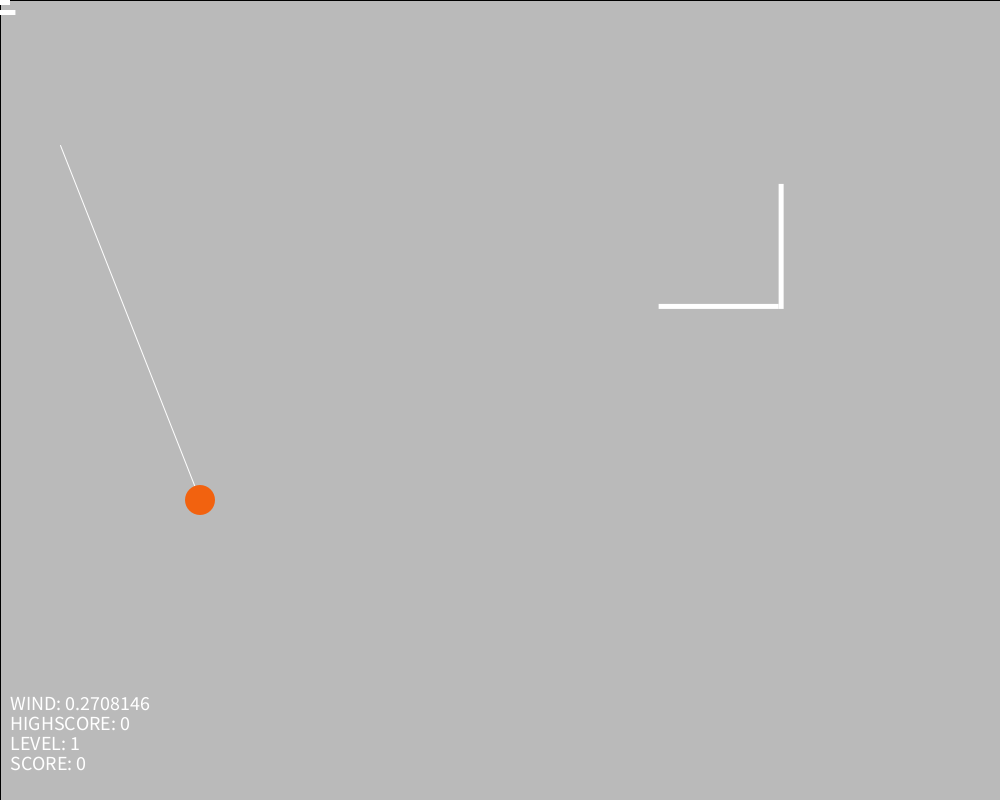
Frame 1 (no input)
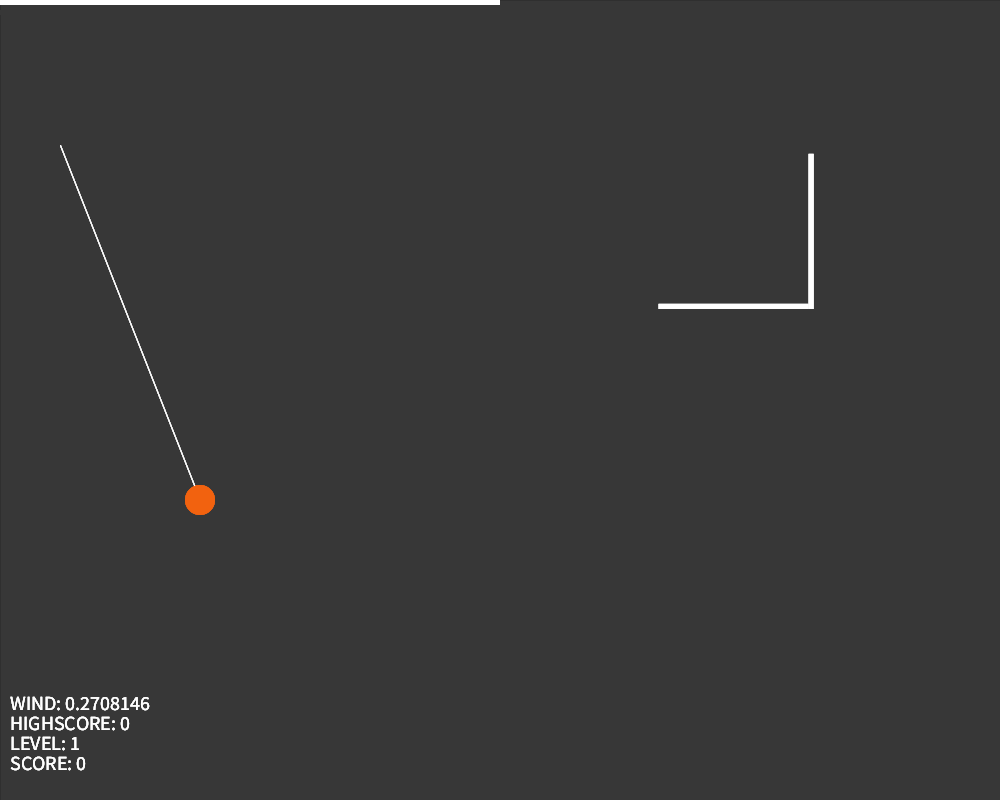
Frame 60 (the mouse pressed at the canvas centre just before this capture)
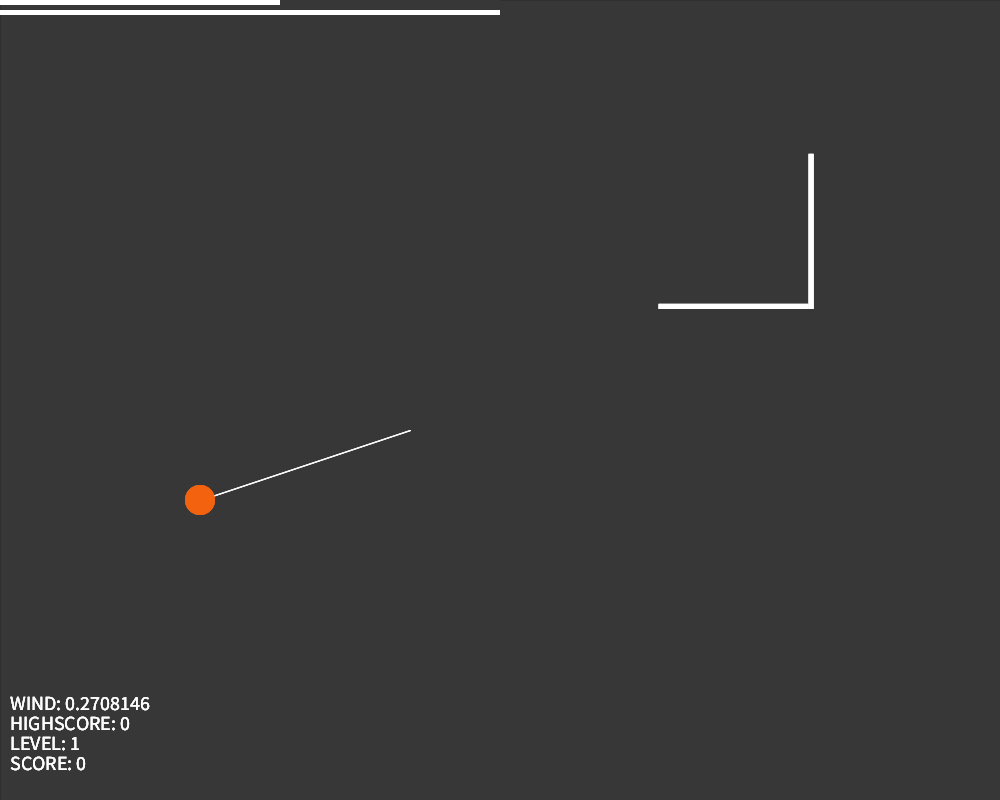
Frame 120 (the mouse held since frame 60 and released just before this capture)

The Processing sketch that drew these frames (run headless with seeded random() and noise(); from frame 60 on, the mouse is pressed at the canvas centre):

// Processing sketch: processing_105077
// ── processing_105077.pde

float xpos, ypos, xvel, yvel, accel, n, xbasket, ybasket, boardHeight,give, space, i, wind;
int value = 0, dir = 1, level, score, hiscore, ballColor, comment;
boolean falling, Shoot, backboard, windOn, unlock1, unlock2, reset, clear, lock1, lock2, lock3, cheats;
PShader blur;
void setup() {
  size (1000, 800 );
  xpos = width/5;
  ypos = height-300;
  yvel = .5;
  xvel = .5;
  accel = 2;
  falling = false;
  Shoot = false;
  xbasket = random(400, 800);
  ybasket = random(200, 600);
  backboard = false;
  give = 20;
  score = 0;
  space =  0;
  level = 2;
  hiscore = 0;
  comment = 0;
  wind = random(-.3, .3);
  windOn = true;
  unlock1 = false;
  unlock2 = false;
  ballColor = 4;
  reset = false;
  clear = false;
}

void draw() {
  fill(50,30);
  if(clear == true){
    fill(20);
    clear = false;    
  }
  rect(0,0, width, height);
  textSize(20);
  fill(255);
  if(cheats==false){
  if (comment == 1){
      text("Really, bro?", width/2, height -60);
  }

  if (comment >= 2 && comment <6){
      text("AMAZING!", width/2, height -60);
  }
  if (comment >= 6 && comment <11){
      text("BALLIN'!", width/2, height -60);
  }

  if (comment >= 11 && comment <16){
      text("C-C-C-COMBO BREAKER!", width/2, height -60);
  }
  if (comment >= 16 && comment <21){
      text("SWEET SHOT!", width/2, height -60);
  }
  if (comment >= 21 && comment <31){
      text("UNSTOPPABLE!", width/2, height -60);
  }
  if (comment >= 31 && comment <41){
      text("LET'S SEE SOME MORE!", width/2, height -60);
  }
  if (comment >= 41 && comment <51){
      text("WE GOTS A HAXOR!", width/2, height -60);
  }
  if (comment >= 51 && comment <76){
      text("DOMINATING", width/2, height -60);
  }
  }
  if (comment >= 76||cheats==true){
      fill(random(0,255),random(0,255),random(0,255));
      text("GODLIKE", width/2, height -60);
  }
  fill(255);
  if (level == 2){
    unlock1 = true;
  }
  if (level == 3){
    unlock2 = true;
  }
  boardHeight = 180 - level*30;
  n = 180 - level*30;
  if(cheats==true){
    boardHeight = 300;
    n = 300;
  }

  noStroke();
  fill(255);
  if (score > hiscore){
    hiscore = score;
  }
  textSize(20);
  if (windOn == true){
     xvel += wind;
     text("WIND: " + wind, 10, height - 90);
  }
  text("HIGHSCORE: " + hiscore, 10, height - 70);   
  text("SCORE: " + score, 10, height - 30); 
  level = score/10 + 1;
  text("LEVEL: " + level, 10, height - 50);
  rect(xbasket, ybasket, n, 5);      
  //println(score + ", " + level); 
  if (xpos >= width||ypos >= height){
     reset = true;
  }
  if (xvel > 25&&cheats==false){
    xvel = 25;
  }
  if (yvel >25&&cheats==false){
    yvel = 25;
  }
  rect(0, 0, yvel*20, 5);
  rect(0, 10, xvel*20, 5);
  rect(xbasket+n, ybasket - boardHeight, 5, boardHeight+5);
if (Shoot == false||falling==false){
  xvel = (mouseX-width/5)/7;
  yvel = (height-300 - mouseY)/7;
  stroke(255);
  line(xpos, ypos, xpos+xvel*5, ypos-yvel*5);
  noStroke();
}
if (Shoot == true||falling==true) {
  falling = true;
  if (backboard) {
    yvel -= 5 ;
    xpos -= 1.25*xvel;
    give = 40;
  }
  else {
    xpos+= xvel;
  }

  yvel -= accel;
  ypos -= yvel;
}
  if (xpos > xbasket-20 + n && xpos < xbasket + n + 30 && ypos > ybasket -boardHeight-5 && ypos < ybasket) {
     backboard = true;
  }  
  if(xpos>xbasket-10 && xpos<xbasket+20 && ypos < (ybasket + give) && ypos > (ybasket -10)){
    yvel = -yvel;
    xvel = -xvel;
  }
if (xpos>xbasket+20 && xpos<(xbasket+n) && ypos < (ybasket + give) && ypos > (ybasket -10) && yvel < 1 ) {
  xpos = width/5;
  ypos = height-300;
  yvel = .1;
  xvel = .1;
  accel = 1;
  falling = false;
  Shoot = false;
  ybasket = random(300, 700);
  xbasket = random(400, 800);
  wind = random(-.3, .3);
  fill(0);
  clear = true;

//  n -=30;
  backboard = false;
//  boardHeight-=30;
  score += 1;
  comment = score + 1;
}
if (ballColor == 4){
  fill(242, 98, 15);
}
if (ballColor == 1){
  fill(255, 150*(xpos/800), 0);
}
if (ballColor == 2){
  fill(0, 255, 0);
}
if (ballColor == 3){
  fill(random(0,255),random(0,255),random(0,255));
}


ellipse(xpos, ypos, 30, 30);  
//  if (unlock1 == true){
//    fill(255, 0, 0);
//    ellipse(int(width-40), int(height - 40), 30, 30);
//    fill(0,255, 0);
//    ellipse(int(width-80), int(height - 40), 30, 30);
//    fill(random(0,255),random(0,255),random(0,255));
//    ellipse(int(width-120), int(height - 40), 30, 30);
//   }
  if (reset == true){
    xpos = width/5;
    ypos = height-300;
    yvel = .1;
    xvel = .1;
    accel = 1;
    n = 150;
    falling = false;
    Shoot = false;
    ybasket = random(200, 500);
    xbasket = random(400, 800);
    wind = random(-.3, .3);
    backboard = false;
    boardHeight = 150;
    give = 15;
    score = 0;
    i = 0;
    space = 0;  
    comment = 1;   
    reset = false;
    clear = true;
  }
}

void mouseClicked() {
  if (value == 0) {
    Shoot = true;
  }
}

void keyPressed() {
  if (key == 'r') {
    reset = true;
  }
  if (key == 'w'){
    windOn = !windOn;
  }
  if (key == 's'){
    lock1 = true;
    println("1");
  }
  if (key == 'p'&&lock1==true){
     lock2 = true;
     println("2");
  }
  if (key == 'u'&&lock2==true){
    lock3 = true;
    println("3");
  }
  if (key == 'd'&&lock3==true){
    cheats = !cheats;
    println("on");
  }
  if ( unlock1 == true){
    if (key == 'c'){
      ballColor = 1;
    }
    if (key == 'v'){
      ballColor = 2;
    }
    if (key == 'b'){
      ballColor = 3;
    }
    if (key == 'n'){
      ballColor = 4;
    }

  }
       
}
